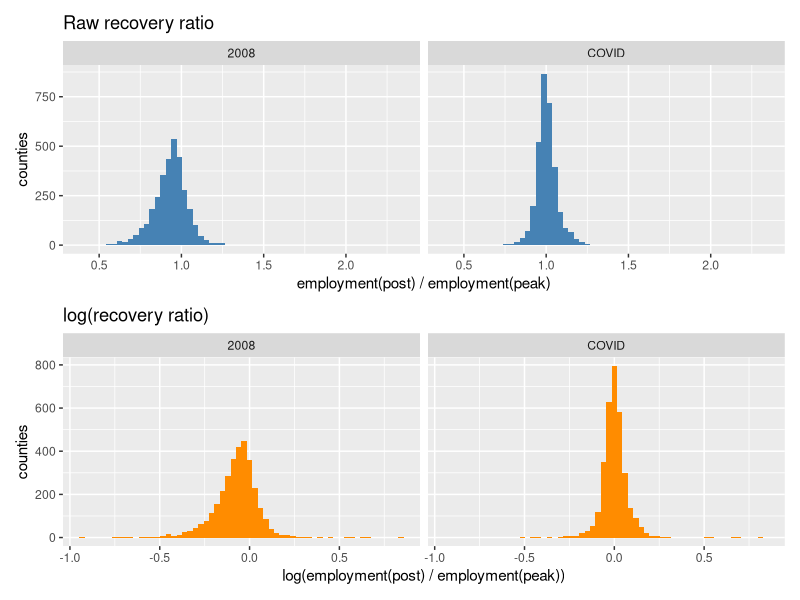
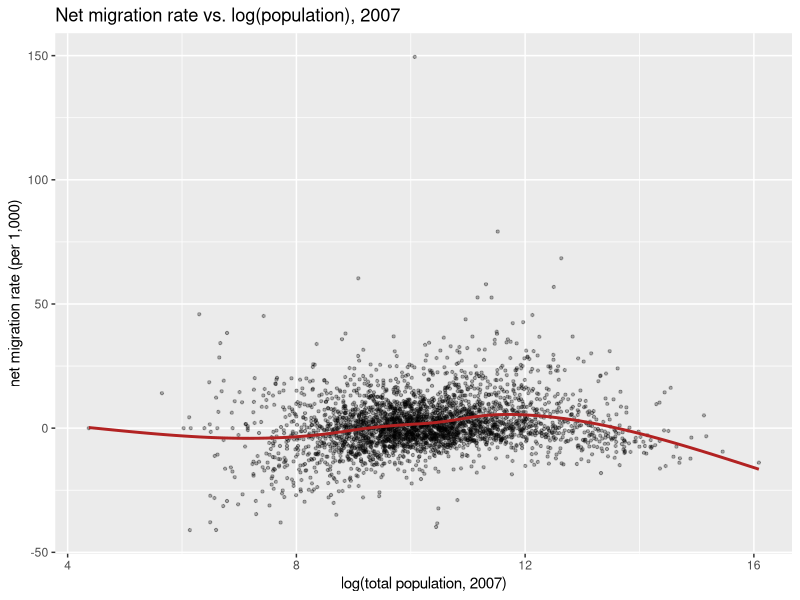
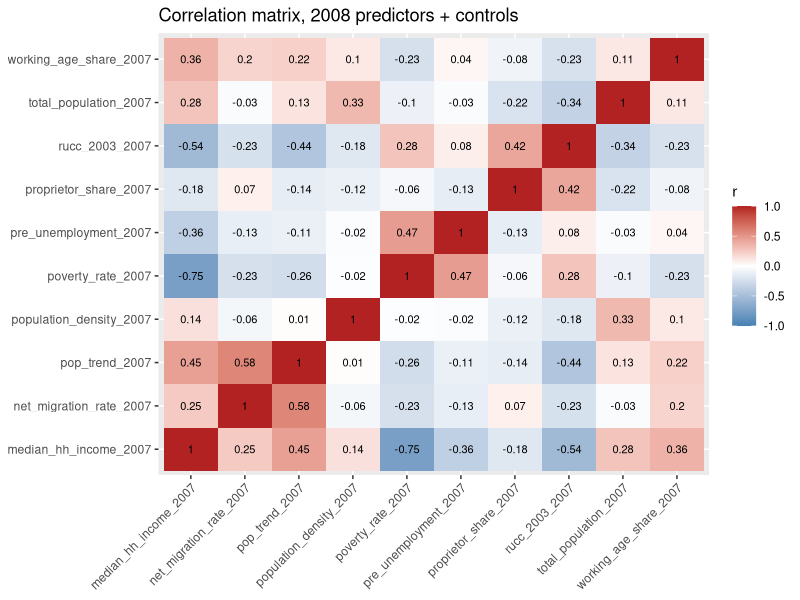
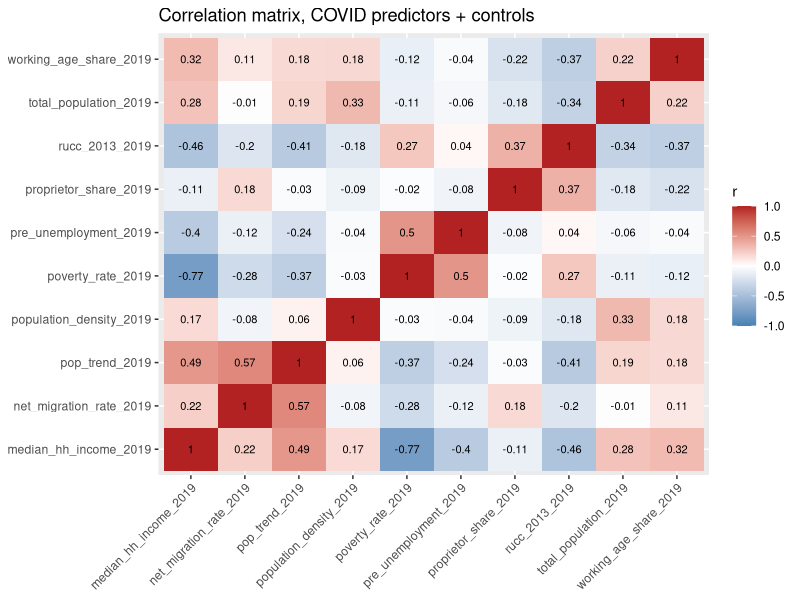

Reproduce these figures in R, in order.
## ---- chunk 1
library(tidyverse)
library(e1071)   # skewness()
library(scales)  # percent labels on plots

county <- read_csv("spine_data.csv", show_col_types = FALSE)
## ---- chunk 2
mapping <- tribble(
  ~role, ~`2008 column`, ~`COVID column`,
  "Outcome", "recovery_ratio_2008", "recovery_ratio_covid",
  "Studied: self-employment", "proprietor_share_2007", "proprietor_share_2019",
  "Studied: migration", "net_migration_rate_2007", "net_migration_rate_2019",
  "Studied: unemployment", "pre_unemployment_2007", "pre_unemployment_2019",
  "Studied: age structure", "working_age_share_2007", "working_age_share_2019",
  "Control: income", "median_hh_income_2007", "median_hh_income_2019",
  "Control: poverty", "poverty_rate_2007", "poverty_rate_2019",
  "Control: population", "total_population_2007", "total_population_2019",
  "Control: density", "population_density_2007", "population_density_2019",
  "Control: RUCC", "rucc_2003_2007", "rucc_2013_2019",
  "Control: population trend", "pop_trend_2007", "pop_trend_2019"
)
mapping
## ---- chunk 3
county %>%
  select(all_of(as.character(unlist(mapping[,-1])))) %>%
  map_chr(~ class(.x)[1]) %>%
  enframe(name = "column", value = "storage_type")
## ---- chunk 4
outcome_summary <- function(x) {
  ok <- x[!is.na(x)]
  tibble(
    n = length(ok), n_na = sum(is.na(x)), mean = mean(ok), median = median(ok), sd = sd(ok),
    min = min(ok), max = max(ok),
    p1 = quantile(ok, .01), p5 = quantile(ok, .05), p25 = quantile(ok, .25),
    p75 = quantile(ok, .75), p95 = quantile(ok, .95), p99 = quantile(ok, .99),
    n_zero = sum(ok == 0), n_neg = sum(ok < 0), n_inf = sum(is.infinite(ok)),
    n_below_1 = sum(ok < 1), share_below_1 = mean(ok < 1),
    skew_raw = skewness(ok, type = 2), skew_log = skewness(log(ok), type = 2)
  )
}

bind_rows(
  "2008" = outcome_summary(county$recovery_ratio_2008),
  "covid" = outcome_summary(county$recovery_ratio_covid),
  .id = "crisis"
)
## ---- chunk 5
# Puerto Rico municipios: outcome exists, but every single one is missing
# total_population and the other US-Census-sourced controls -- they never
# survive a complete-case filter, but they DO show up in the raw
# distribution/extremes below.
n_pr <- sum(substr(county$fips, 1, 2) == "72")
n_pr_pop_na <- sum(substr(county$fips, 1, 2) == "72" & is.na(county$total_population_2007))
cat("Puerto Rico municipios in the file:", n_pr, "| of those, missing total_population_2007:", n_pr_pop_na, "\n")

# Alaska borough/census-area boundary changes between 2007 and 2019 produce
# FIPS codes that exist for one crisis's outcome but not the other -- this is
# real geography churn (Wrangell-Petersburg split into Wrangell + Petersburg,
# Skagway-Hoonah-Angoon split into Skagway + Hoonah-Angoon, Valdez-Cordova
# split into Chugach + Copper River, etc.), not a data error.
mismatched <- county %>%
  filter(is.na(recovery_ratio_2008) != is.na(recovery_ratio_covid) |
           (is.na(recovery_ratio_2008) & is.na(recovery_ratio_covid))) %>%
  select(fips, county_name, recovery_ratio_2008, recovery_ratio_covid)
mismatched
## ---- chunk 6
extremes <- function(data, ratio_col, pop_col, n = 15) {
  bind_rows(
    highest = data %>% filter(!is.na(.data[[ratio_col]])) %>% arrange(desc(.data[[ratio_col]])) %>% slice_head(n = n),
    lowest = data %>% filter(!is.na(.data[[ratio_col]])) %>% arrange(.data[[ratio_col]]) %>% slice_head(n = n),
    .id = "end"
  ) %>%
    transmute(end, county_name, ratio = .data[[ratio_col]], population = .data[[pop_col]],
              is_puerto_rico = substr(fips, 1, 2) == "72")
}

extremes(county, "recovery_ratio_2008", "total_population_2007")
extremes(county, "recovery_ratio_covid", "total_population_2019")
## ---- chunk 7
plot_data <- county %>%
  select(recovery_ratio_2008, recovery_ratio_covid) %>%
  pivot_longer(everything(), names_to = "crisis", values_to = "ratio") %>%
  filter(!is.na(ratio)) %>%
  mutate(crisis = recode(crisis, recovery_ratio_2008 = "2008", recovery_ratio_covid = "COVID"))

p_raw <- ggplot(plot_data, aes(ratio)) +
  geom_histogram(bins = 60, fill = "steelblue") +
  facet_wrap(~crisis) +
  labs(title = "Raw recovery ratio", x = "employment(post) / employment(peak)", y = "counties")

p_log <- ggplot(plot_data, aes(log(ratio))) +
  geom_histogram(bins = 60, fill = "darkorange") +
  facet_wrap(~crisis) +
  labs(title = "log(recovery ratio)", x = "log(employment(post) / employment(peak))", y = "counties")

library(patchwork)
(p_raw / p_log)
## ---- chunk 8
model_cols <- list(
  "2008" = c("recovery_ratio_2008", mapping$`2008 column`[-1]),
  "covid" = c("recovery_ratio_covid", mapping$`COVID column`[-1])
)

na_table <- map2_dfr(model_cols, names(model_cols), function(cols, crisis) {
  tibble(crisis = crisis, column = cols,
         n_na = map_int(cols, ~ sum(is.na(county[[.x]]))),
         pct_na = round(100 * n_na / nrow(county), 2))
})
na_table
## ---- chunk 9
complete_2008 <- county %>% filter(if_all(all_of(model_cols[["2008"]]), ~ !is.na(.)))
complete_covid <- county %>% filter(if_all(all_of(model_cols[["covid"]]), ~ !is.na(.)))
complete_both <- county %>% filter(fips %in% complete_2008$fips, fips %in% complete_covid$fips)

tibble(
  sample = c("2008 complete case", "COVID complete case", "Complete in BOTH crises"),
  n = c(nrow(complete_2008), nrow(complete_covid), nrow(complete_both))
)
## ---- chunk 10
# marginal cost of ONE column: rows regained if we stopped requiring just
# that column (all others still required). Small/zero costs mean that
# column's missingness is already covered by the SAME counties missing
# something else -- i.e. missingness is concentrated, not spread out.
marginal_cost <- function(cols, complete_n) {
  map_int(cols, function(col) {
    other <- setdiff(cols, col)
    nrow(county %>% filter(if_all(all_of(other), ~ !is.na(.)))) - complete_n
  })
}

tibble(crisis = "2008", column = model_cols[["2008"]],
       counties_regained_if_dropped = marginal_cost(model_cols[["2008"]], nrow(complete_2008))) %>%
  arrange(desc(counties_regained_if_dropped))

tibble(crisis = "covid", column = model_cols[["covid"]],
       counties_regained_if_dropped = marginal_cost(model_cols[["covid"]], nrow(complete_covid))) %>%
  arrange(desc(counties_regained_if_dropped))
## ---- chunk 11
cat("Duplicate FIPS:", sum(duplicated(county$fips)), "\n")
cat("FIPS with a 2008 outcome only:", sum(!is.na(county$recovery_ratio_2008) & is.na(county$recovery_ratio_covid)), "\n")
cat("FIPS with a COVID outcome only:", sum(is.na(county$recovery_ratio_2008) & !is.na(county$recovery_ratio_covid)), "\n")
cat("FIPS with neither outcome:", sum(is.na(county$recovery_ratio_2008) & is.na(county$recovery_ratio_covid)), "\n")
## ---- chunk 12
summarize_vars <- function(cols) {
  map_dfr(cols, function(col) {
    x <- county[[col]]
    tibble(column = col, n = sum(!is.na(x)), mean = mean(x, na.rm=TRUE), median = median(x, na.rm=TRUE),
           sd = sd(x, na.rm=TRUE), min = min(x, na.rm=TRUE), max = max(x, na.rm=TRUE),
           p1 = quantile(x, .01, na.rm=TRUE), p99 = quantile(x, .99, na.rm=TRUE))
  })
}
summarize_vars(model_cols[["2008"]][-1])
summarize_vars(model_cols[["covid"]][-1])
## ---- chunk 13
ggplot(county, aes(log(total_population_2007), net_migration_rate_2007)) +
  geom_point(alpha = 0.3, size = 0.8) +
  geom_smooth(se = FALSE, color = "firebrick") +
  labs(title = "Net migration rate vs. log(population), 2007",
       x = "log(total population, 2007)", y = "net migration rate (per 1,000)")
## ---- chunk 14
tibble(
  variable = c("total_population_2007", "population_density_2007"),
  skew_raw = c(skewness(county$total_population_2007, na.rm=TRUE, type=2),
               skewness(county$population_density_2007, na.rm=TRUE, type=2)),
  skew_log = c(skewness(log(county$total_population_2007), na.rm=TRUE, type=2),
               skewness(log(county$population_density_2007), na.rm=TRUE, type=2))
)
## ---- chunk 15
cat("Storage type:", class(county$rucc_2003_2007), "\n")
table(county$rucc_2003_2007, useNA = "ifany")
## ---- chunk 16
range(county$pop_trend_2007, na.rm = TRUE)
range(county$pop_trend_2019, na.rm = TRUE)
county %>% filter(pop_trend_2007 < -8 | pop_trend_2007 > 6) %>%
  select(county_name, pop_trend_2007, total_population_2007)
## ---- chunk 17
vars_2008 <- model_cols[["2008"]][-1]
vars_covid <- model_cols[["covid"]][-1]

cor_2008 <- cor(county[vars_2008], use = "pairwise.complete.obs")
cor_covid <- cor(county[vars_covid], use = "pairwise.complete.obs")

round(cor_2008, 2)
round(cor_covid, 2)

plot_corr_heatmap <- function(cm, title) {
  as.data.frame(cm) %>%
    rownames_to_column("var1") %>%
    pivot_longer(-var1, names_to = "var2", values_to = "r") %>%
    ggplot(aes(var1, var2, fill = r)) +
    geom_tile() +
    geom_text(aes(label = round(r, 2)), size = 2.8) +
    scale_fill_gradient2(low = "steelblue", high = "firebrick", mid = "white", midpoint = 0, limits = c(-1,1)) +
    theme(axis.text.x = element_text(angle = 45, hjust = 1)) +
    labs(title = title, x = NULL, y = NULL)
}
plot_corr_heatmap(cor_2008, "Correlation matrix, 2008 predictors + controls")
## ---- chunk 18
plot_corr_heatmap(cor_covid, "Correlation matrix, COVID predictors + controls")
## ---- chunk 19
list_high_pairs <- function(cm, studied_vars) {
  idx <- which(abs(cm) > 0.6 & abs(cm) < 1, arr.ind = TRUE)
  tibble(
    var1 = rownames(cm)[idx[,1]], var2 = colnames(cm)[idx[,2]], r = cm[idx]
  ) %>%
    filter(var1 < var2) %>%
    mutate(pair_type = case_when(
      var1 %in% studied_vars & var2 %in% studied_vars ~ "studied x studied",
      var1 %in% studied_vars | var2 %in% studied_vars ~ "studied x control",
      TRUE ~ "control x control"
    )) %>%
    arrange(desc(abs(r)))
}

studied_2008 <- mapping$`2008 column`[2:5]
studied_covid <- mapping$`COVID column`[2:5]

list_high_pairs(cor_2008, studied_2008)
list_high_pairs(cor_covid, studied_covid)
## ---- chunk 20
cat("income vs poverty, 2007:", round(cor(county$median_hh_income_2007, county$poverty_rate_2007, use="complete.obs"), 3), "\n")
cat("income vs poverty, 2019:", round(cor(county$median_hh_income_2019, county$poverty_rate_2019, use="complete.obs"), 3), "\n")
cat("migration vs pop_trend, 2007:", round(cor(county$net_migration_rate_2007, county$pop_trend_2007, use="complete.obs"), 3), "\n")
cat("migration vs pop_trend, 2019:", round(cor(county$net_migration_rate_2019, county$pop_trend_2019, use="complete.obs"), 3), "\n")
